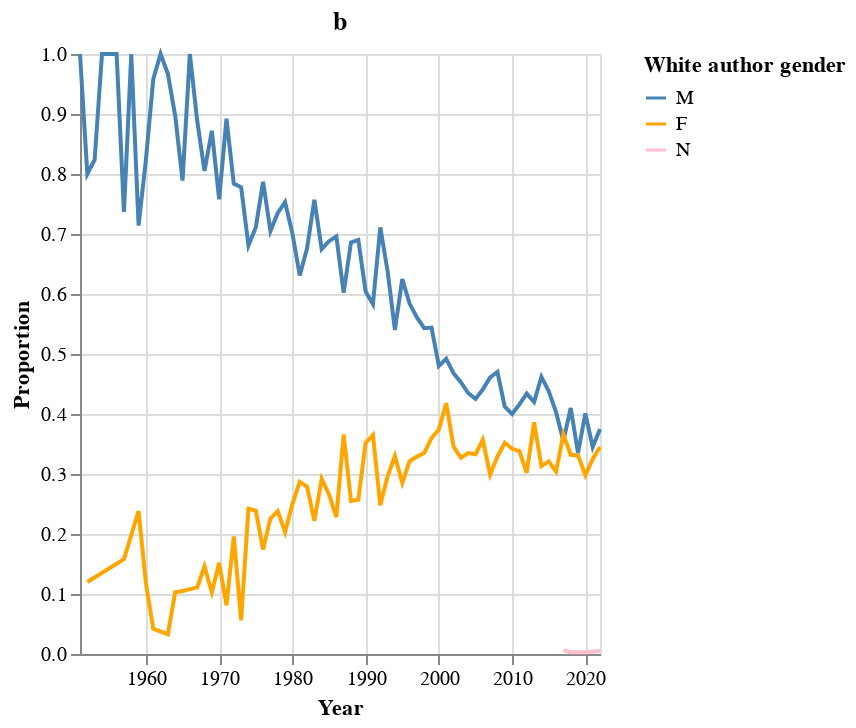

Here is the notebook cell this chart was saved with:
### Code cell
alt.Chart(transform_year(white_gender_ts)).mark_line().encode(
    x = alt.X(
        'year',
        title = 'Year'
    ),
    y = alt.Y(
        'prop',
        title = 'Proportion'
    ),
    color = alt.Color(
        'genderpred',
        title = 'White author gender',
        scale = alt.Scale(
            domain = ['M', 'F', 'N'],
            range = ['steelblue', 'orange', 'pink']
        )
    )
).properties(
    title = 'b',
    height=300,
    width=260
)

### Figure 1 — Vega-Lite specification as saved in the notebook (floating-point values rounded to 4 significant figures; data arrays with more than 128 entries replaced by an {"elided": "..."} marker saying what was removed)
{"config": {"view": {"continuousWidth": 400, "continuousHeight": 300}}, "data": {"name": "data-3fc361c488c2ecb16240f5cda258f190"}, "mark": "line", "encoding": {"color": {"field": "genderpred", "scale": {"domain": ["M", "F", "N"], "range": ["steelblue", "orange", "pink"]}, "title": "White author gender", "type": "nominal"}, "x": {"field": "year", "title": "Year", "type": "temporal"}, "y": {"field": "prop", "title": "Proportion", "type": "quantitative"}}, "height": 300, "title": "b", "width": 260, "$schema": "https://vega.github.io/schema/vega-lite/v4.17.0.json", "datasets": {"data-3fc361c488c2ecb16240f5cda258f190": {"elided": "140 records"}}}
